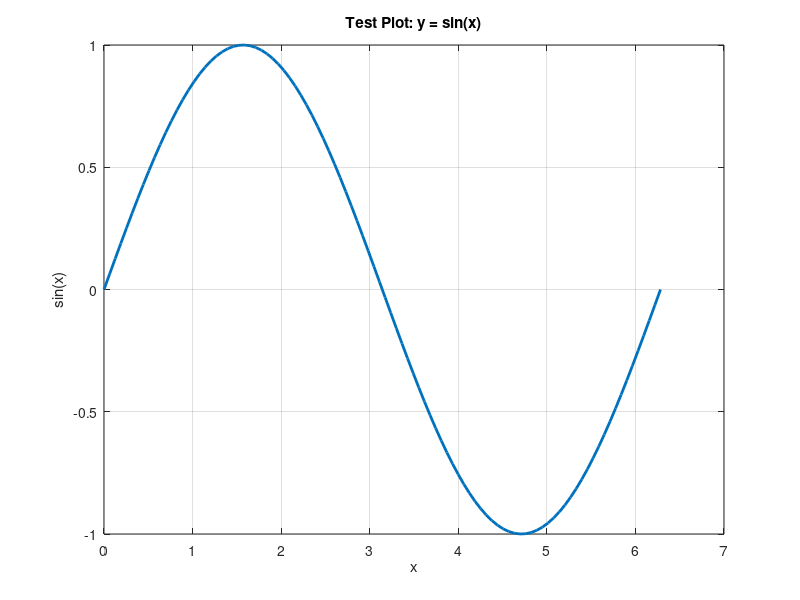

Here is the MATLAB script that generated this plot:
%% MATLAB Installation Test Script
% This script checks core MATLAB functionality:
% 1. Basic arithmetic
% 2. Linear algebra
% 3. Plotting
% 4. Optimization
% 5. Symbolic toolbox (if installed)

clc;
clear;

fprintf('===============================\n');
fprintf(' MATLAB Installation Test\n');
fprintf('===============================\n\n');

%% 1. Basic Arithmetic
fprintf('1. Testing basic arithmetic...\n');
a = 5;
b = 3;
c = a^2 + b^2;
fprintf('   5^2 + 3^2 = %d\n\n', c);

%% 2. Linear Algebra Test
fprintf('2. Testing linear algebra...\n');
A = rand(3);
b = rand(3,1);

x = A\b;              % Solve linear system
detA = det(A);        % Determinant
eigA = eig(A);        % Eigenvalues

fprintf('   Determinant of A: %f\n', detA);
fprintf('   Eigenvalues of A:\n');
disp(eigA);

%% 3. Plotting Test
fprintf('3. Testing plotting...\n');
x_plot = linspace(0,2*pi,100);
y_plot = sin(x_plot);

figure;
plot(x_plot,y_plot,'LineWidth',2);
title('Test Plot: y = sin(x)');
xlabel('x');
ylabel('sin(x)');
grid on;

fprintf('   Plot window should have opened.\n\n');

%% 4. Optimization Test
fprintf('4. Testing optimization (fminsearch)...\n');
f = @(x) (x-2)^2 + 1;
xmin = fminsearch(f,0);

fprintf('   Minimum found at x = %.4f\n\n', xmin);

%% 5. Symbolic Toolbox Test (optional)
fprintf('5. Testing symbolic toolbox...\n');
if license('test','Symbolic_Toolbox')
    syms x
    f_sym = x^2 + 2*x + 1;
    df = diff(f_sym);
    fprintf('   Symbolic derivative of x^2+2x+1:\n');
    disp(df);
else
    fprintf('   Symbolic toolbox not installed (this is OK).\n');
end

fprintf('\n===============================\n');
fprintf(' All tests completed.\n');
fprintf('===============================\n');
